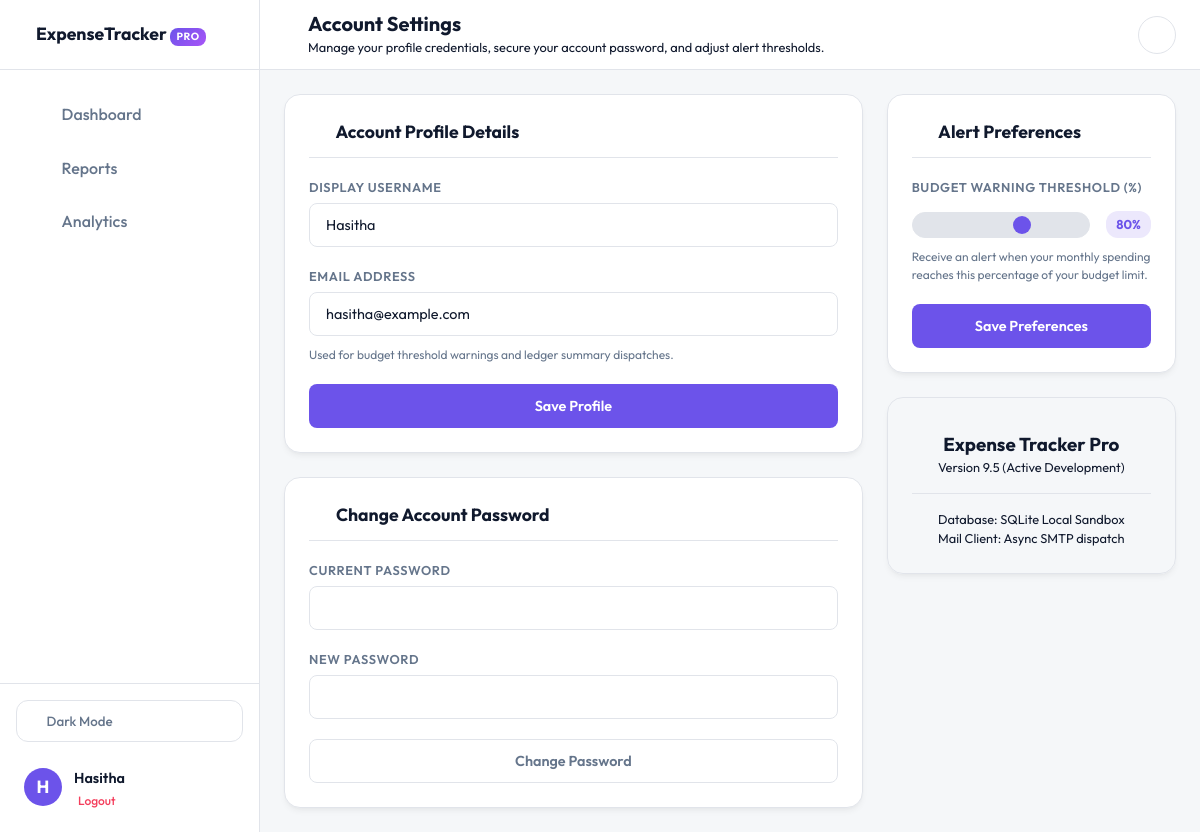
The app's page /settings (signed in) with its own data.
### app.py (models this page shows)
class User(db.Model):
    id = db.Column(
        db.Integer,
        primary_key=True
    )
    username = db.Column(
        db.String(100),
        unique=True,
        nullable=False
    )
    email = db.Column(
        db.String(100),
        unique=True,
        nullable=False
    )
    password = db.Column(
        db.String(255),
        nullable=False
    )
    threshold = db.Column(
        db.Integer,
        default=80,
        nullable=False
    )

### app.py (the view, shortened to what this page needs)
@app.route('/settings', methods=['GET', 'POST'])
def settings():
    if 'user_id' not in session:
        return redirect('/login')
    user = User.query.get(session['user_id'])
    if not user:
        return redirect('/login')
    return render_template(
        'settings.html',
        user=user
    )

### templates/settings.html (shortened to what this page needs)
<!DOCTYPE html>
<html lang="en">
<head>
    <link rel="stylesheet" href="{{ url_for('static', filename='style.css') }}">
</head>
<body class="app-shell">
    <div class="app-layout">
        <aside class="sidebar-nav" id="sidebarNav">
            <div class="sidebar-brand">
                <span class="brand-text">ExpenseTracker <span class="badge-pro">PRO</span></span>
            </div>
            <nav class="sidebar-menu">
                <ul>
                    <li>
                        <a href="/">
                            <i data-lucide="layout-dashboard"></i>
                            <span>Dashboard</span>
                        </a>
                    </li>
                    <li>
                        <a href="/reports" onclick="showLoader()">
                            <i data-lucide="file-spreadsheet"></i>
                            <span>Reports</span>
                        </a>
                    </li>
                    <li>
                        <a href="/analytics" onclick="showLoader()">
                            <i data-lucide="trending-up"></i>
                            <span>Analytics</span>
                        </a>
                    </li>
                </ul>
            </nav>
            <div class="sidebar-footer">
                <button class="theme-toggle-btn-sidebar" onclick="toggleDarkMode()" aria-label="Toggle dark mode">
                    <span class="theme-text">Dark Mode</span>
                </button>
                <div class="sidebar-user">
                    <a href="/settings" class="sidebar-avatar-link" onclick="showLoader()" title="Profile Settings">
                        <div class="user-avatar">{{ session['username'][0].upper() }}</div>
                    </a>
                    <div class="user-info">
                        <a href="/settings" class="sidebar-username-link" onclick="showLoader()" title="Profile Settings">
                            <span class="username">{{ session['username'] }}</span>
                        </a>
                        <a href="/logout" class="logout-link" onclick="showLoader()"> Logout</a>
                    </div>
                </div>
            </div>
        </aside>
        <div class="main-workspace">
            <header class="workspace-header">
                <div class="header-left">
                    <button class="sidebar-toggle-btn" onclick="toggleSidebar()" aria-label="Toggle Navigation Sidebar">
                    </button>
                    <div class="header-titles">
                        <h1>Account Settings</h1>
                        <p class="text-muted">Manage your profile credentials, secure your account password, and adjust alert thresholds.</p>
                    </div>
                </div>
                <div class="header-actions">
                    <div class="header-notifications-wrapper">
                        <button class="notifications-bell-btn" id="notifBellBtn" onclick="toggleNotificationsDropdown(event)" aria-label="Notifications Center">
                            <i data-lucide="bell"></i>
                        </button>
                    </div>
                </div>
            </header>
            <div class="workspace-content">
                <div class="settings-grid">
                    <div class="settings-main">
                        <section class="panel-card animate-fade-in">
                            <div class="panel-header">
                                <h2><i data-lucide="user" class="header-icon-inline"></i> Account Profile Details</h2>
                            </div>
                            <div class="panel-body">
                                <form id="profileForm" method="POST" action="/settings" class="settings-form">
                                    <div class="input-group">
                                        <label for="username">Display Username</label>
                                        <input type="text" id="username" name="username" value="{{ user.username }}" required>
                                    </div>
                                    <div class="input-group">
                                        <label for="email">Email Address</label>
                                        <input type="email" id="email" name="email" value="{{ user.email }}" required>
                                        <small class="help-text">Used for budget threshold warnings and ledger summary dispatches.</small>
                                    </div>
                                    <button type="submit" class="btn btn-primary">Save Profile</button>
                                </form>
                            </div>
                        </section>
                        <section class="panel-card animate-fade-in" style="margin-top: 1.5rem;">
                            <div class="panel-header">
                                <h2><i data-lucide="shield-check" class="header-icon-inline"></i> Change Account Password</h2>
                            </div>
                            <div class="panel-body">
                                <form id="securityForm" method="POST" action="/settings" class="settings-form">
                                    <div class="input-group">
                                        <label for="current_password">Current Password</label>
                                        <input type="password" id="current_password" name="current_password" required>
                                    </div>
                                    <div class="input-group">
                                        <label for="new_password">New Password</label>
                                        <input type="password" id="new_password" name="new_password" required minlength="6">
                                    </div>
                                    <button type="submit" class="btn btn-outline">Change Password</button>
                                </form>
                            </div>
                        </section>
                    </div>
                    <div class="settings-sidebar">
                        <section class="panel-card animate-fade-in">
                            <div class="panel-header">
                                <h2><i data-lucide="bell-ring" class="header-icon-inline"></i> Alert Preferences</h2>
                            </div>
                            <div class="panel-body">
                                <form id="preferencesForm" method="POST" action="/settings" class="settings-form">
                                    <div class="input-group">
                                        <label for="thresholdInput">Budget Warning Threshold (%)</label>
                                        <div class="range-slider-wrapper">
                                            <input type="range" id="thresholdInput" name="threshold" min="50" max="95" step="5" value="{{ user.threshold or 80 }}" oninput="updateThresholdLabel(this.value)">
                                            <span class="slider-val-badge" id="thresholdValBadge">{{ user.threshold or 80 }}%</span>
                                        </div>
                                        <small class="help-text">Receive an alert when your monthly spending reaches this percentage of your budget limit.</small>
                                    </div>
                                    <button type="submit" class="btn btn-primary btn-block">Save Preferences</button>
                                </form>
                            </div>
                        </section>
                        <section class="panel-card info-card animate-fade-in" style="margin-top: 1.5rem; background: var(--card-bg-gradient);">
                            <div class="panel-body text-center">
                                <h3>Expense Tracker Pro</h3>
                                <p class="text-muted text-sm">Version 9.5 (Active Development)</p>
                                <hr class="divider">
                                <p class="text-sm">Database: SQLite Local Sandbox<br>Mail Client: Async SMTP dispatch</p>
                            </div>
                        </section>
                    </div>
                </div>
            </div>
        </div>
    </div>
</body>
</html>

### records on screen
User: username "Hasitha", email "hasitha@example.com", threshold "80"

### other values on screen
{{ session['username'][0].upper() }} "H"
